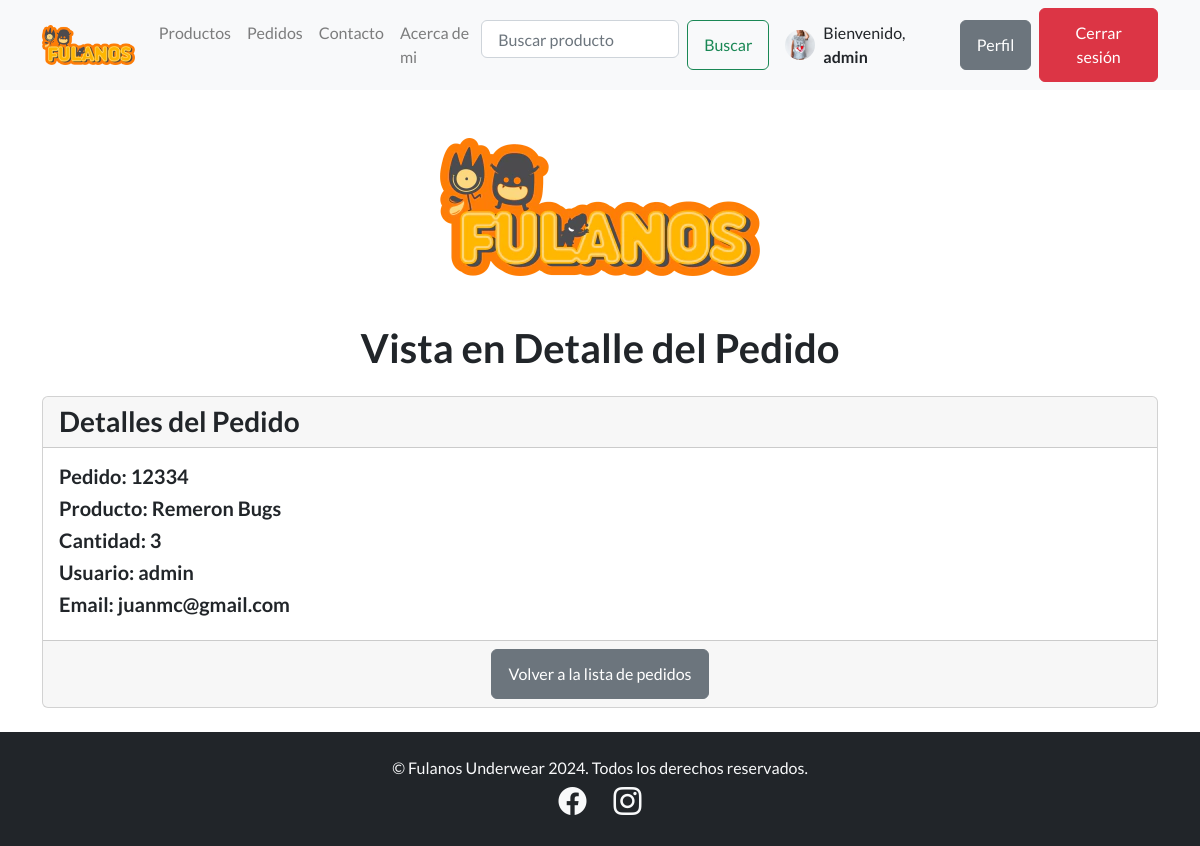
/fulanos/detalle-pedido/4/ (signed in), run on the app's committed database.
### fulanos/models.py (models this page shows, shortened)
class Avatar(models.Model):
    user = models.ForeignKey(User, on_delete=models.CASCADE)
    imagen = models.ImageField(upload_to='avatares', blank=True, null=True)

class Pedido(models.Model):
    order_number = models.CharField(max_length=20)
    producto = models.ForeignKey(Producto, on_delete=models.CASCADE)
    cantidad = models.PositiveIntegerField()
    usuario = models.ForeignKey(User, on_delete=models.CASCADE)
    email = models.EmailField()

class Producto(models.Model):
    nombre = models.CharField(max_length=100)
    descripcion = models.TextField()
    precio = models.DecimalField(max_digits=10, decimal_places=2)
    imagen = models.ImageField(upload_to='productos/', blank=True, null=True)
    fecha_creacion= models.DateField(auto_now_add=True)
    stock = models.PositiveIntegerField()
    def __str__(self):
        return self.nombre

### fulanos/views.py (the view)
# urls.py: path('detalle-pedido/<int:pk>/', views.PedidoDetail.as_view(), name='DetallePedido'),
class PedidoDetail(DetailView):
    model = Pedido
    template_name = 'pedido_detail.html'
    context_object_name = 'pedido'

### fulanos/templates/pedido_detail.html
{% extends 'padre.html' %}
{% block contenidoQueCambia %}
<div class="container mt-5">
    <h1 class="text-center mb-4">Vista en Detalle del Pedido</h1>
    <div class="card">
        <div class="card-header">
            <h3 class="mb-0">Detalles del Pedido</h3>
        </div>
        <div class="card-body">
            <h5>Pedido: <span class="font-weight-bold">{{ pedido.order_number }}</span></h5>
            <h5>Producto: <span class="font-weight-bold">{{ pedido.producto }}</span></h5>
            <h5>Cantidad: <span class="font-weight-bold">{{ pedido.cantidad }}</span></h5>
            <h5>Usuario: <span class="font-weight-bold">{{ pedido.usuario }}</span></h5>
            <h5>Email: <span class="font-weight-bold">{{ pedido.email }}</span></h5>
        </div>
        <div class="card-footer text-center">
            <a href="{% url 'ListaPedidos' %}" class="btn btn-secondary">Volver a la lista de pedidos</a>
        </div>
    </div>
</div>
{% endblock contenidoQueCambia %}

### fulanos/templates/navbar.html (shortened to what this page needs)
{% load static %}
<nav class="navbar navbar-expand-lg navbar-light bg-light">
  <div class="container">
    <a class="navbar-brand" href="{% url 'inicio' %}">
      <img src="{% static 'img/Fulanos.jpg' %}" alt="Logo de Fulanos" height="40">
    </a>
    <div class="collapse navbar-collapse" id="navbarNav">
      <ul class="navbar-nav me-auto mb-2 mb-lg-0">
        <li class="nav-item">
          <a class="nav-link" href="{% url 'ListaProductos' %}">Productos</a>
        </li>
        <li class="nav-item">
          <a class="nav-link" href="{% url 'ListaPedidos' %}">Pedidos</a>
        </li>
        <li class="nav-item">
          <a class="nav-link" href="{% url 'contacto' %}">Contacto</a>
        </li>
        <li class="nav-item">
          <a class="nav-link" href="{% url 'acerca_de_mi' %}">Acerca de mi</a>
        </li>
      </ul>
      <form class="d-flex" action="{% url 'buscar_producto' %}" method="GET">
        <input class="form-control me-2" type="search" name="nombre" placeholder="Buscar producto" aria-label="Buscar">
        <button class="btn btn-outline-success" type="submit">Buscar</button>
      </form>
      {% if user.is_authenticated %}
      <div class="d-flex align-items-center ms-3">
        {% with avatar=user.avatar_set.first %}
          {% if avatar and avatar.imagen %}
            <img src="{{ avatar.imagen.url }}" height="30px" alt="avatar" class="rounded-circle me-2">
          {% else %}
          <img src="{% static 'img/default_avatar.png' %}" height="30px" alt="avatar" class="rounded-circle me-2">
          {% endif %}
        {% endwith %}
        <p class="mb-0 me-3">Bienvenido, <strong>{{ user.username }}</strong></p>
        <a class="btn btn-secondary me-2" href="{% url 'EditarPerfil' %}">Perfil</a>
        <form action="{% url 'Logout' %}" method="post" class="d-inline">{% csrf_token %}
          <button class="btn btn-danger" type="submit">Cerrar sesión</button>
        </form>
      </div>
    {% else %}
      <a class="btn btn-primary" href="{% url 'login' %}">Iniciar Sesión</a>
    {% endif %}
    </div>
  </div>
</nav>

### data on the page
Avatar: imagen (picture)
Pedido: order_number "12334", producto "Remeron Bugs", cantidad "3", usuario "admin", email "juanmc@gmail.com"

### other printed values
{{ user.username }} "admin"
